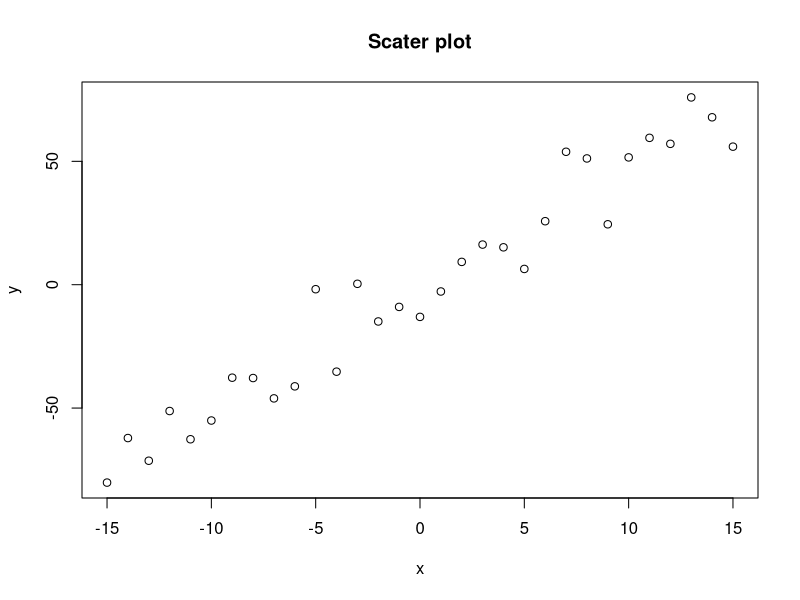
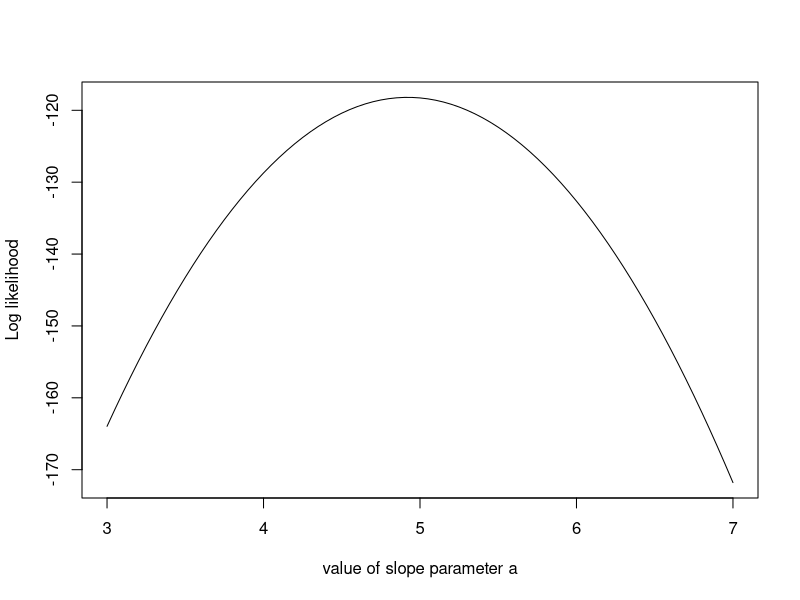

Generate these figures, in order, with R:
#Markov Chain Monte Carlo
trueA<-5
trueB<-0
trueSd<-10
sampleSize<-31

#Membangkitkan variabel bebas
x<-(-(sampleSize-1)/2):((sampleSize-1)/2)
x

#Membangkitkan variabel dependen
y<-trueB+trueA*x+rnorm(n=sampleSize, mean=0, sd=trueSd)
y
plot(x,y, main="Scater plot")

#Membuat model statistik
likelihood<-function(param) {
  a<-param[1]
  b<-param[2]
  sd<-param[3]
  
  pred<-a*x+b
  singlelikelihoods<-dnorm(y, mean=pred, sd=sd, log=1)
  sumll<-sum(singlelikelihoods)
  return(sumll)
}

#Plot likelihood
slopevalues<-function(x) {
  return(likelihood(c(x,trueB,trueSd)))
}
slopelikelihoods<-lapply(seq(3,7,by=0.05),slopevalues)
plot(seq(3,7,by=0.05),slopelikelihoods,type="l",xlab="value of slope parameter a",ylab="Log likelihood")

#Prior distribution
prior<-function(param) {
  a<-param[1]
  b<-param[2]
  sd<-param[3]
  aprior<-dunif(a, min=1, max=10, log=T)
  bprior<-dnorm(b, sd=5, log=T)
  sdprior<-dunif(sd, min=0, max=30, log=T)
  return(aprior+bprior+sdprior)
}

posterior<-function(param) {
  return(likelihood(param)+prior(param))
}

proposalfunction<-function(param) {
  return(rnorm(3, mean=param, sd=c(0.1,0.5,0.3)))
}

run_metropolis_MCMC<-function(startvalue, iteration) {
  chain<-array(dim=c(iteration+1,3))
  chain[1,]<-startvalue
  for(i in 1:iteration) {
    proposal<-proposalfunction(chain[i,])
    probab<-exp(posterior(proposal)-posterior(chain[1,]))
    if(runif(1)<probab) {
      chain[i+1,]=proposal;
    }else{
      chain[i+1,]=chain[i,]
    }
  }
  return(chain)
}

startvalue<-c(4,0,10)
chain<-run_metropolis_MCMC(startvalue,10000)
burnln<-5000 #bangkitkan sebanyak 5000 kali
acceptance<-1-mean(duplicated(chain[-(1:burnln)]))

#Estimasi parameter dengan algoritma MH
cat("Estimasi parameter a =", mean(chain[-(1:burnln),1]))
cat("Estimasi parameter b =", mean(chain[-(1:burnln),2]))
cat("Estimasi parameter sd =", mean(chain[-(1:burnln),3]))

#Estimasi dengan OLS
lin<-lm(y~x)
summary(lin)